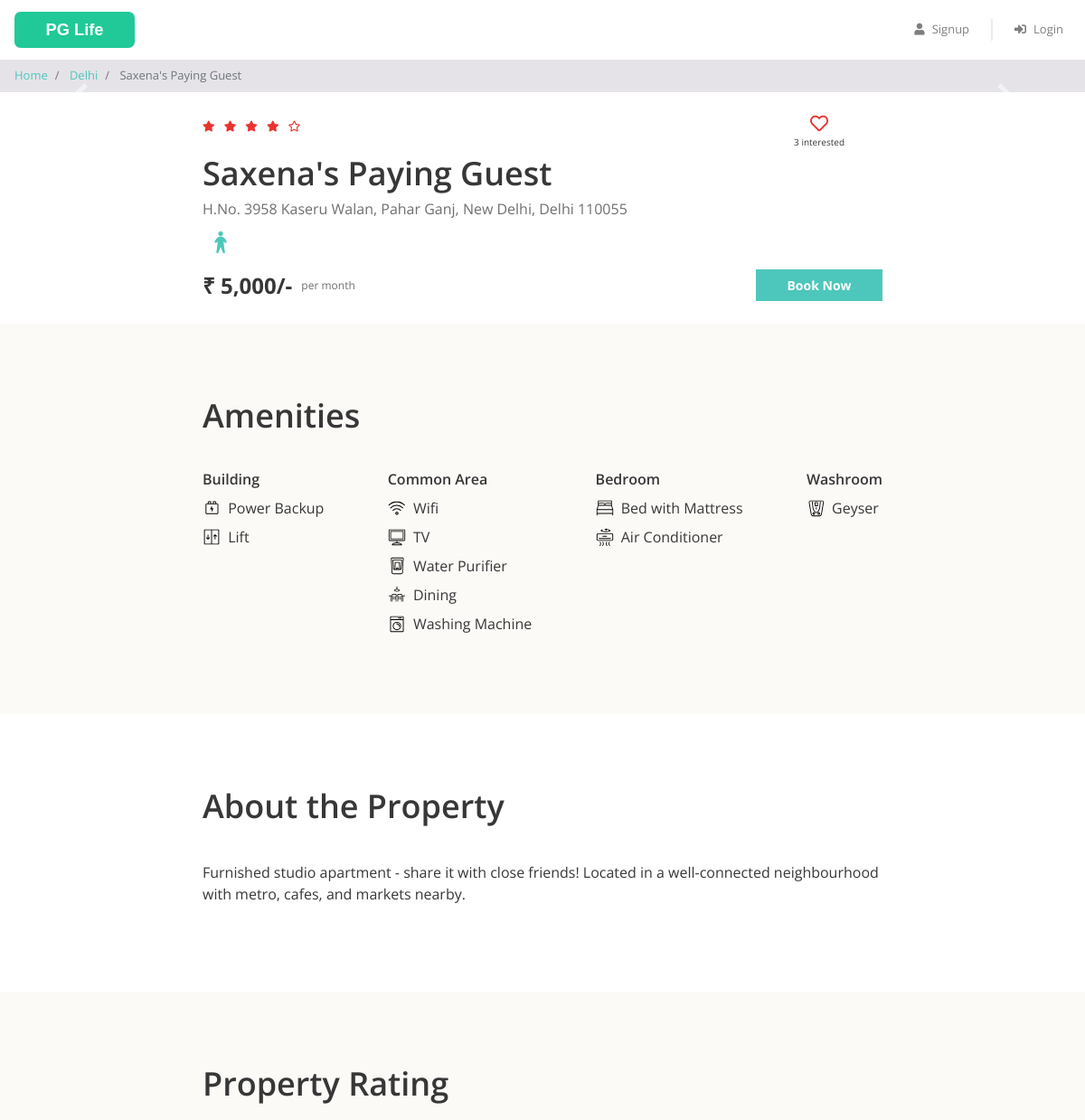
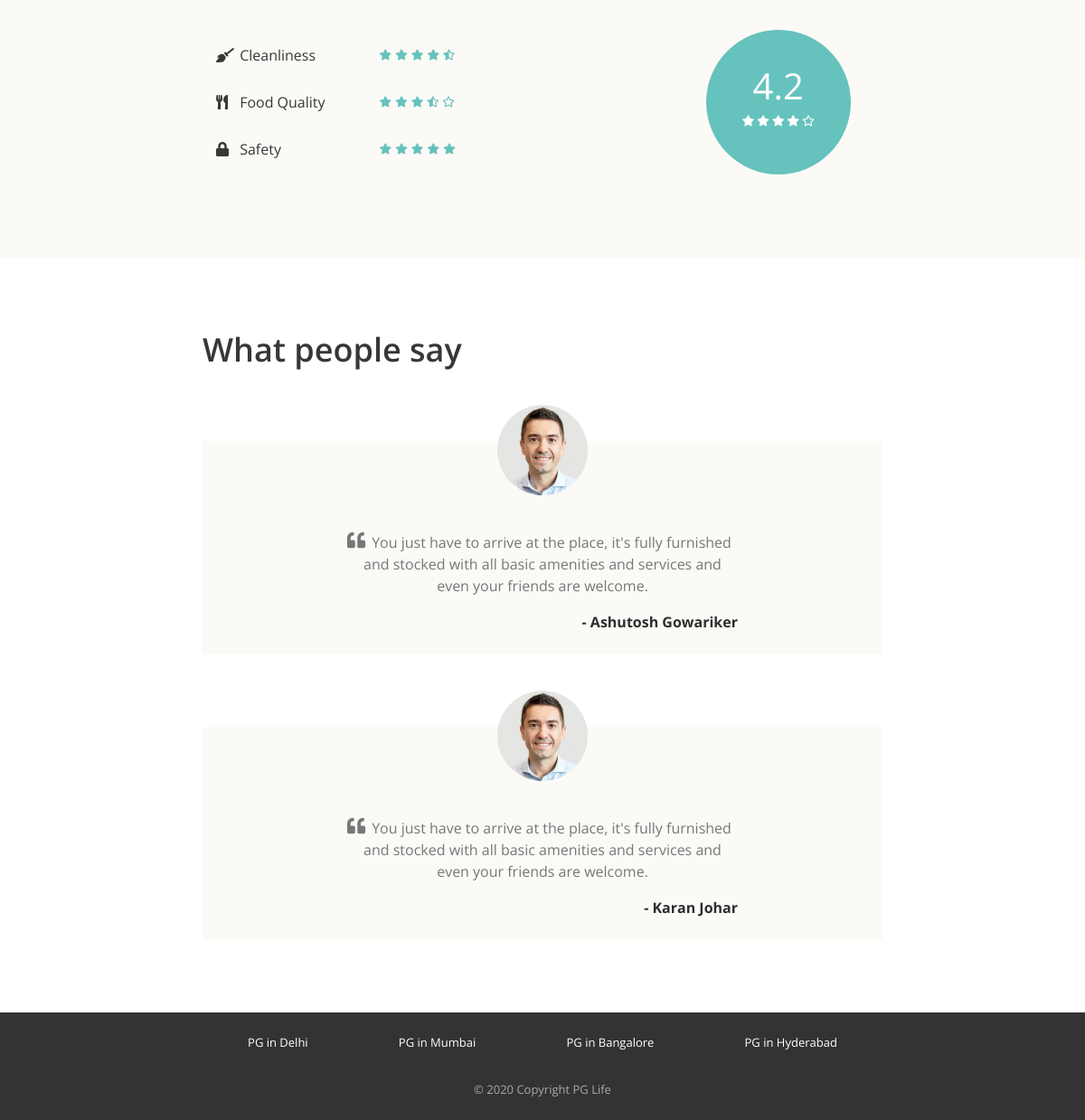
The page /property_detail.php?property_id=1 on the database its author committed (2 pictures, top to bottom).
### tables this page shows
CREATE TABLE IF NOT EXISTS properties (
  id INT NOT NULL AUTO_INCREMENT,
  city_id INT NOT NULL,
  name VARCHAR(100) NOT NULL,
  address VARCHAR(255) NOT NULL,
  description LONGTEXT NOT NULL,
  gender ENUM('male', 'female', 'unisex') NOT NULL,
  rent INT NOT NULL,
  rating_clean FLOAT(2,1) NOT NULL,
  rating_food FLOAT(2,1) NOT NULL,
  rating_safety FLOAT(2,1) NOT NULL,
  PRIMARY KEY (id),
  FOREIGN KEY (city_id) REFERENCES cities(id)
);

CREATE TABLE IF NOT EXISTS cities (
  id INT NOT NULL AUTO_INCREMENT,
  name VARCHAR(100) NOT NULL,
  PRIMARY KEY (id)
);

CREATE TABLE IF NOT EXISTS amenities (
  id INT NOT NULL AUTO_INCREMENT,
  name VARCHAR(100) NOT NULL,
  type VARCHAR(100) NOT NULL,
  icon VARCHAR(30) NOT NULL,
  PRIMARY KEY (id)
);

CREATE TABLE IF NOT EXISTS testimonials (
  id INT NOT NULL AUTO_INCREMENT,
  property_id INT NOT NULL,
  user_name VARCHAR(100) NOT NULL,
  content LONGTEXT NOT NULL,
  PRIMARY KEY (id),
  FOREIGN KEY (property_id) REFERENCES properties(id)
);

### property_detail.php (the view, shortened to what this page needs)
<?php
require "includes/database_connect.php";
$property_id = $_GET["property_id"];
$sql_1 = "SELECT *, p.id AS property_id, p.name AS property_name, c.name AS city_name
            FROM properties p
            INNER JOIN cities c ON p.city_id = c.id
            WHERE p.id = $property_id";
$result_1 = mysqli_query($conn, $sql_1);
$property = mysqli_fetch_assoc($result_1);
$sql_2 = "SELECT * FROM testimonials WHERE property_id = $property_id";
$result_2 = mysqli_query($conn, $sql_2);
$testimonials = mysqli_fetch_all($result_2, MYSQLI_ASSOC);
$sql_3 = "SELECT a.*
            FROM amenities a
            INNER JOIN properties_amenities pa ON a.id = pa.amenity_id
            WHERE pa.property_id = $property_id";
$result_3 = mysqli_query($conn, $sql_3);
$amenities = mysqli_fetch_all($result_3, MYSQLI_ASSOC);
$sql_4 = "SELECT * FROM interested_users_properties WHERE property_id = $property_id";
$result_4 = mysqli_query($conn, $sql_4);
$interested_users_count = mysqli_num_rows($result_4);
?>
<!DOCTYPE html>
<html lang="en">
<head>
    <?php
    include "includes/head_links.php";
    ?>
    <link href="css/property_detail.css" rel="stylesheet" />
</head>
<body>
    <?php
    include "includes/header.php";
    ?>
    <nav aria-label="breadcrumb">
        <ol class="breadcrumb py-2">
            <li class="breadcrumb-item">
                <a href="index.php">Home</a>
            </li>
            <li class="breadcrumb-item">
                <a href="property_list.php?city=<?= $property['city_name']; ?>"><?= $property['city_name']; ?></a>
            </li>
            <li class="breadcrumb-item active" aria-current="page">
                <?= $property['property_name']; ?>
            </li>
        </ol>
    </nav>
    <div id="property-images" class="carousel slide" data-ride="carousel">
        <a class="carousel-control-prev" href="#property-images" role="button" data-slide="prev">
            <span class="carousel-control-prev-icon" aria-hidden="true"></span>
        </a>
        <a class="carousel-control-next" href="#property-images" role="button" data-slide="next">
            <span class="carousel-control-next-icon" aria-hidden="true"></span>
        </a>
    </div>
    <div class="property-summary page-container">
        <div class="row no-gutters justify-content-between">
            <?php
            $total_rating = ($property['rating_clean'] + $property['rating_food'] + $property['rating_safety']) / 3;
            $total_rating = round($total_rating, 1);
            ?>
            <div class="star-container" title="<?= $total_rating ?>">
                <?php
                $rating = $total_rating;
                for ($i = 0; $i < 5; $i++) {
                    if ($rating >= $i + 0.8) {
                ?>
                        <i class="fas fa-star"></i>
                    <?php
                    } elseif ($rating >= $i + 0.3) {
                    ?>
                        <i class="fas fa-star-half-alt"></i>
                    <?php
                    } else {
                    ?>
                        <i class="far fa-star"></i>
                <?php
                    }
                }
                ?>
            </div>
            <div class="interested-container">
                <?php
                $is_interested = false;
                if ($is_interested) {
                ?>
                    <i class="is-interested-image fas fa-heart"></i>
                <?php
                } else {
                ?>
                    <i class="is-interested-image far fa-heart"></i>
                <?php
                }
                ?>
                <div class="interested-text">
                    <span class="interested-user-count"><?= $interested_users_count ?></span> interested
                </div>
            </div>
        </div>
        <div class="detail-container">
            <div class="property-name"><?= $property['property_name'] ?></div>
            <div class="property-address"><?= $property['address'] ?></div>
            <div class="property-gender">
                <?php
                if ($property['gender'] == "male") {
                ?>
                    <img src="img/male.png">
                <?php
                } elseif ($property['gender'] == "female") {
                ?>
                    <img src="img/female.png">
                <?php
                } else {
                ?>
                    <img src="img/unisex.png">
                <?php
                }
                ?>
            </div>
        </div>
        <div class="row no-gutters">
            <div class="rent-container col-6">
                <div class="rent">₹ <?= number_format($property['rent']) ?>/-</div>
                <div class="rent-unit">per month</div>
            </div>
            <div class="button-container col-6">
                <a href="#" class="btn btn-primary">Book Now</a>
            </div>
        </div>
    </div>
    <div class="property-amenities">
        <div class="page-container">
            <h1>Amenities</h1>
            <div class="row justify-content-between">
                <div class="col-md-auto">
                    <h5>Building</h5>
                    <?php
                    foreach ($amenities as $amenity) {
                        if ($amenity['type'] == "Building") {
                    ?>
                            <div class="amenity-container">
                                <img src="img/amenities/<?= $amenity['icon'] ?>.svg">
                                <span><?= $amenity['name'] ?></span>
                            </div>
                    <?php
                        }
                    }
                    ?>
                </div>
                <div class="col-md-auto">
                    <h5>Common Area</h5>
                    <?php
                    foreach ($amenities as $amenity) {
                        if ($amenity['type'] == "Common Area") {
                    ?>
                            <div class="amenity-container">
                                <img src="img/amenities/<?= $amenity['icon'] ?>.svg">
                                <span><?= $amenity['name'] ?></span>
                            </div>
                    <?php
                        }
                    }
                    ?>
                </div>
                <div class="col-md-auto">
                    <h5>Bedroom</h5>
                    <?php
                    foreach ($amenities as $amenity) {
                        if ($amenity['type'] == "Bedroom") {
                    ?>
                            <div class="amenity-container">
                                <img src="img/amenities/<?= $amenity['icon'] ?>.svg">
                                <span><?= $amenity['name'] ?></span>
                            </div>
                    <?php
                        }
                    }
                    ?>
                </div>
                <div class="col-md-auto">
                    <h5>Washroom</h5>
                    <?php
                    foreach ($amenities as $amenity) {
                        if ($amenity['type'] == "Washroom") {
                    ?>
                            <div class="amenity-container">
                                <img src="img/amenities/<?= $amenity['icon'] ?>.svg">
                                <span><?= $amenity['name'] ?></span>
                            </div>
                    <?php
                        }
                    }
                    ?>
                </div>
            </div>
        </div>
    </div>
    <div class="property-about page-container">
        <h1>About the Property</h1>
        <p><?= $property['description'] ?></p>
    </div>
    <div class="property-rating">
        <div class="page-container">
            <h1>Property Rating</h1>
            <div class="row align-items-center justify-content-between">
                <div class="col-md-6">
                    <div class="rating-criteria row">
                        <div class="col-6">
                            <i class="rating-criteria-icon fas fa-broom"></i>
                            <span class="rating-criteria-text">Cleanliness</span>
                        </div>
                        <div class="rating-criteria-star-container col-6" title="<?= $property['rating_clean'] ?>">
                            <?php
                            $rating = $property['rating_clean'];
                            for ($i = 0; $i < 5; $i++) {
                                if ($rating >= $i + 0.8) {
                            ?>
                                    <i class="fas fa-star"></i>
                                <?php
                                } elseif ($rating >= $i + 0.3) {
                                ?>
                                    <i class="fas fa-star-half-alt"></i>
                                <?php
                                } else {
                                ?>
                                    <i class="far fa-star"></i>
                            <?php
                                }
                            }
                            ?>
                        </div>
                    </div>
                    <div class="rating-criteria row">
                        <div class="col-6">
                            <i class="rating-criteria-icon fas fa-utensils"></i>
                            <span class="rating-criteria-text">Food Quality</span>
                        </div>
                        <div class="rating-criteria-star-container col-6" title="<?= $property['rating_food'] ?>">
                            <?php
                            $rating = $property['rating_food'];
                            for ($i = 0; $i < 5; $i++) {
                                if ($rating >= $i + 0.8) {
                            ?>
                                    <i class="fas fa-star"></i>
                                <?php
                                } elseif ($rating >= $i + 0.3) {
                                ?>
                                    <i class="fas fa-star-half-alt"></i>
                                <?php
                                } else {
                                ?>
                                    <i class="far fa-star"></i>
                            <?php
                                }
                            }
                            ?>
                        </div>
                    </div>
                    <div class="rating-criteria row">
                        <div class="col-6">
                            <i class="rating-criteria-icon fa fa-lock"></i>
                            <span class="rating-criteria-text">Safety</span>
                        </div>
                        <div class="rating-criteria-star-container col-6" title="<?= $property['rating_safety'] ?>">
                            <?php
                            $rating = $property['rating_safety'];
                            for ($i = 0; $i < 5; $i++) {
                                if ($rating >= $i + 0.8) {
                            ?>
                                    <i class="fas fa-star"></i>
                                <?php
                                } elseif ($rating >= $i + 0.3) {
                                ?>
                                    <i class="fas fa-star-half-alt"></i>
                                <?php
                                } else {
                                ?>
                                    <i class="far fa-star"></i>
                            <?php
                                }
                            }
                            ?>
                        </div>
                    </div>
                </div>
                <div class="col-md-4">
                    <div class="rating-circle">
                        <?php
                        $total_rating = ($property['rating_clean'] + $property['rating_food'] + $property['rating_safety']) / 3;
                        $total_rating = round($total_rating, 1);
                        ?>
                        <div class="total-rating"><?= $total_rating ?></div>
                        <div class="rating-circle-star-container">
                            <?php
                            $rating = $total_rating;
                            for ($i = 0; $i < 5; $i++) {
                                if ($rating >= $i + 0.8) {
                            ?>
                                    <i class="fas fa-star"></i>
                                <?php
                                } elseif ($rating >= $i + 0.3) {
                                ?>
                                    <i class="fas fa-star-half-alt"></i>
                                <?php
                                } else {
                                ?>
                                    <i class="far fa-star"></i>
                            <?php
                                }
                            }
                            ?>
                        </div>
                    </div>
                </div>
            </div>
        </div>
    </div>
    <div class="property-testimonials page-container">
        <h1>What people say</h1>
        <?php
        foreach ($testimonials as $testimonial) {
        ?>
            <div class="testimonial-block">
                <div class="testimonial-image-container">
                    <img class="testimonial-img" src="img/man.png">
                </div>
                <div class="testimonial-text">
                    <i class="fa fa-quote-left" aria-hidden="true"></i>
                    <p><?= $testimonial['content'] ?></p>
                </div>
                <div class="testimonial-name">- <?= $testimonial['user_name'] ?></div>
            </div>
        <?php
        }
        ?>
    </div>
    <?php
    include "includes/footer.php";
    ?>
</body>
</html>

### rows shown on the page
properties: city.name "Delhi", name "Saxena's Paying Guest", address "H.No. 3958 Kaseru Walan, Pahar Ganj, New Delhi, Delhi 110055", rent "5,000", description "Furnished studio apartment - share it with close friends! Located in a well-connected neighbourhood with metro, cafes, and markets nearby.", total_rating "4.2"
amenities: icon (picture), name "Power Backup"
amenities: icon (picture), name "Lift"
amenities: icon (picture), name "Wifi"
amenities: shows a picture, name "TV"
amenities: icon (picture), name "Water Purifier"
amenities: icon (picture), name "Dining"
amenities: icon (picture), name "Washing Machine"
amenities: shows a picture, name "Bed with Mattress"
amenities: shows a picture, name "Air Conditioner"
amenities: icon (picture), name "Geyser"
testimonials: content "You just have to arrive at the place, it's fully furnished and stocked with all basic amenities and services and even your friends are welcome.", user_name "Ashutosh Gowariker"
testimonials: content "You just have to arrive at the place, it's fully furnished and stocked with all basic amenities and services and even your friends are welcome.", user_name "Karan Johar"

### other values the page prints
$interested_users_count "3"
